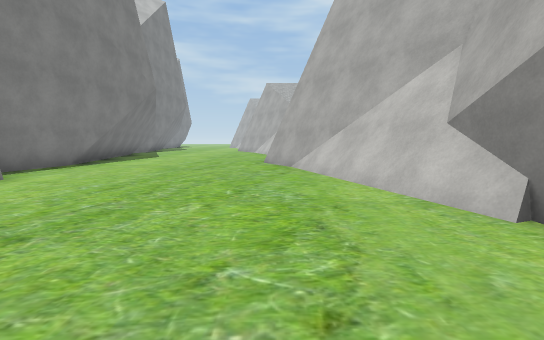
View 1 (above)

22 first-person views from a walk through a Unity game level. The camera is 1.4 m above the floor, tilts 6° down and sees 90° across. The floor is counted in squares, 2 m on a side. Each view is taken from the middle of a square. On the plan, view 1 faces up. The plan holds only what a view shows up to about 9 squares ahead; the rest is blank. The place goes on beyond the plan. The player character is not drawn. Some surface patterns are stand-ins.

View 2
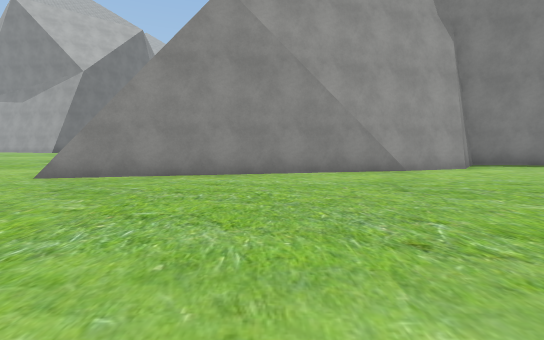

View 3
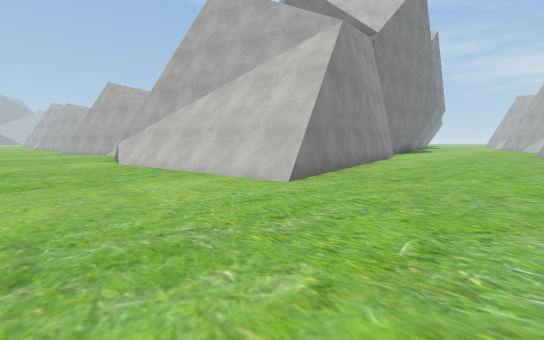

View 4
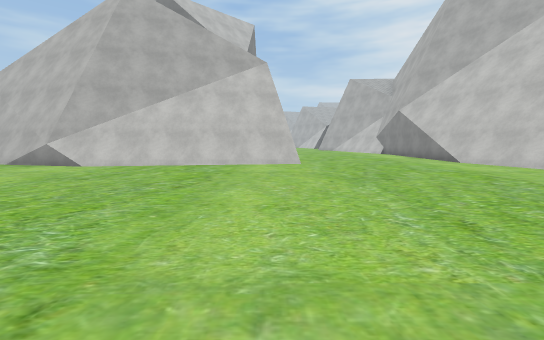

View 5
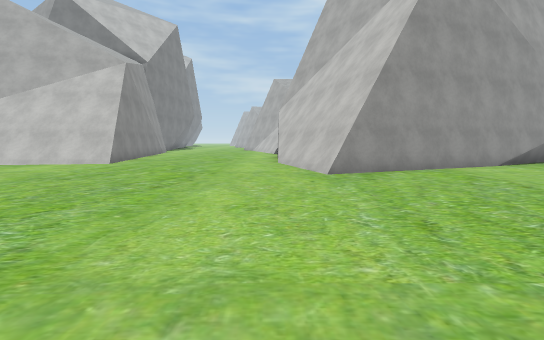

View 6
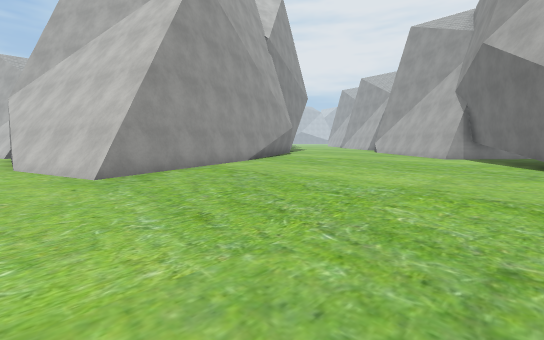

View 7
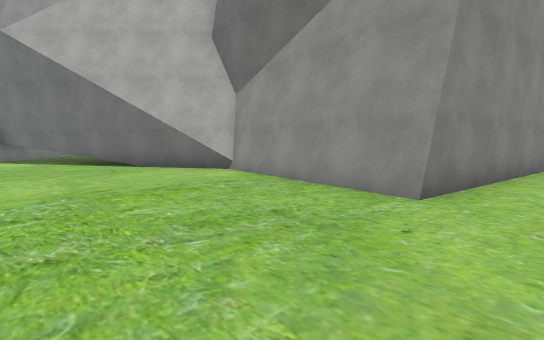

View 8
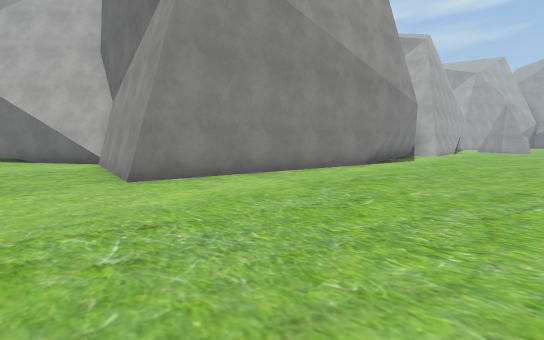

View 9
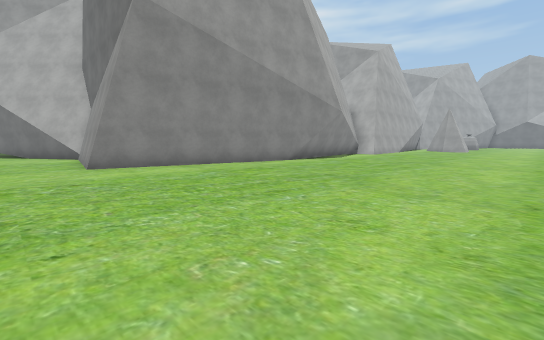

View 10
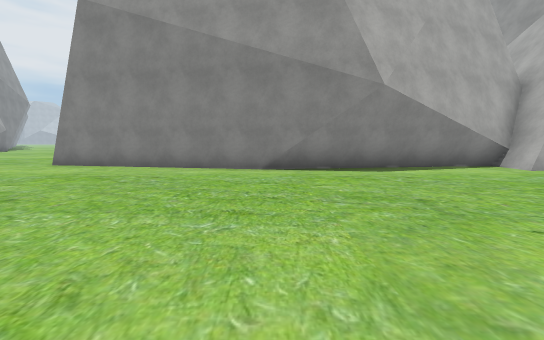

View 11
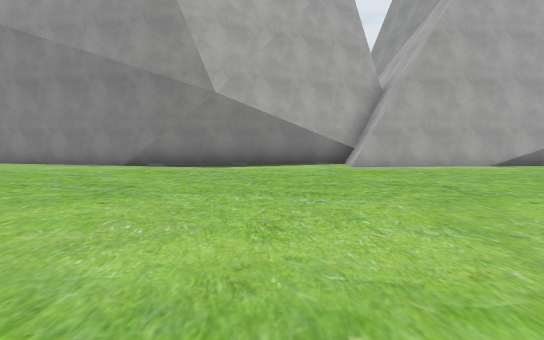

View 12
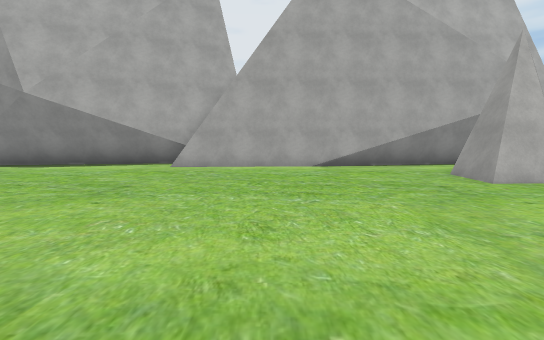

View 13
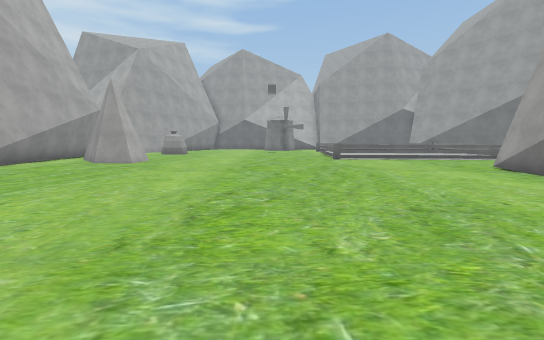

View 14
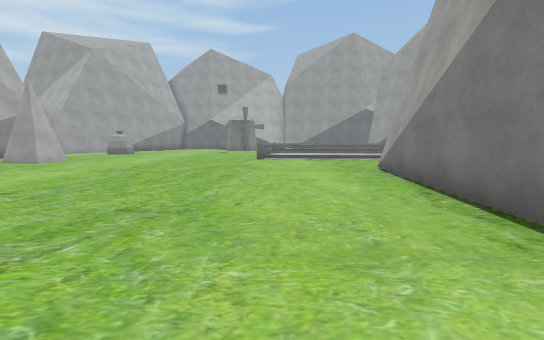

View 15
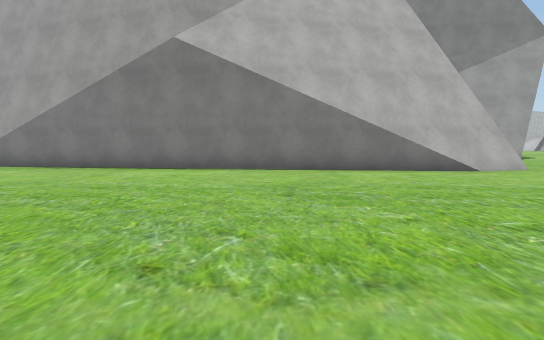

View 16
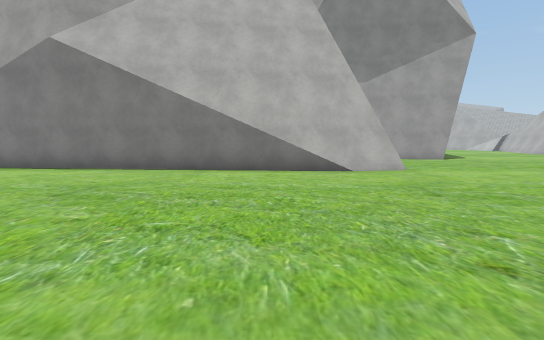

View 17
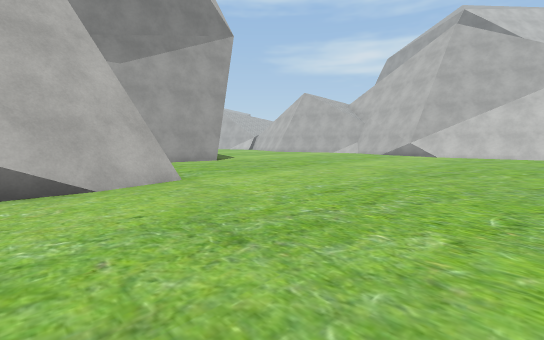

View 18
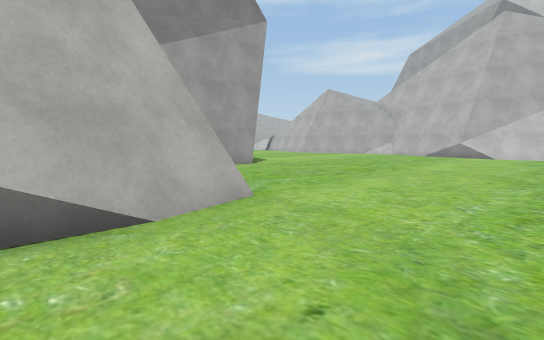

View 19
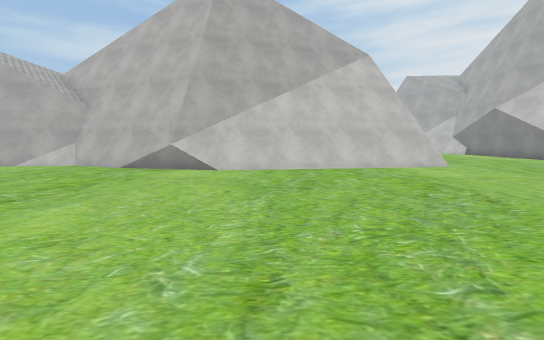

View 20
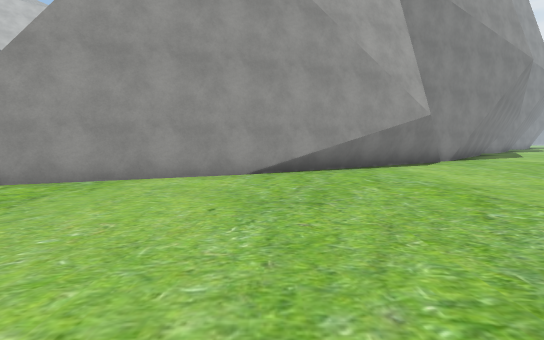

View 21
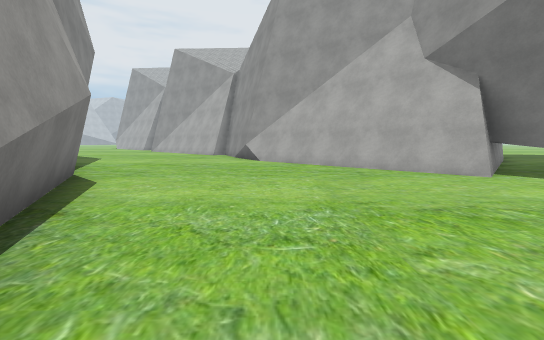

View 22
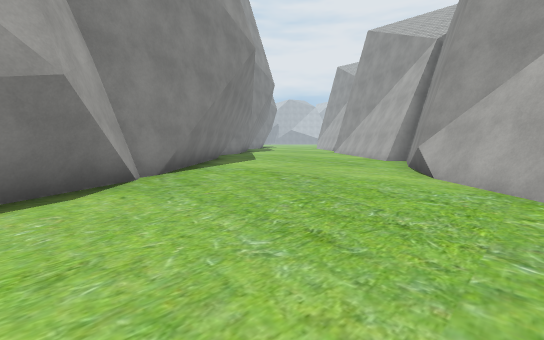

### Floor plan
Points are (right, up) in squares from view 1. A wall is a line through its corners. A room is listed if a view was taken in it or the views show most of it. See-through windows are left out.
Room 1 (views 1, 2, 3, 4, 5, 6, 7, 8, 9, 10, 11, 12, 13, 14, 15, 16, 17, 18, 19, 20, 21, 22)
walls: (3.6, -7.1) (2.1, -2.3); (7.5, -15.2) (15.3, -11); (-3.2, -4.1) (-10.5, -5.2); (-3.2, -4) (-10.4, -5); (-10.9, -16.7) (-10.3, -19.9); (-11.1, -17) (-10.5, -20); (-10.4, -18.7) (-11.7, -32); (-8.9, -4.6) (-10.2, -4.8); (-9.6, -5.3) (-11.5, -4.9); (-10.1, -4.8) (-10.6, -5) (-13.5, -3.7); (2.3, -26.9) (1.6, -21.8) (3, -14.6) (7.8, -15.3) (8.5, -14.5); (11.4, -4) (3.4, -7.1); (1.6, -27.7) (2.7, -27.8) (2.4, -27.1); (2.6, -27.6) (1.6, -20.8); (14.6, -10.4) (19.8, -4.9) (22.5, -4); (2.3, 2.2) (2.3, 3.5); (2.4, 2.3) (0.8, 7.3); (2.4, 3) (1.3, 6.7); (17.9, -13.4) (14.4, -10.3); (14.6, -2.1) (8.8, -5.3); (-4.9, 5.1) (-3.3, -3.8) (-4.3, -3.9); (1.4, 6.4) (0.4, 8.2); (19.3, -5.2) (20.7, -4.5); (-11.5, -30.4) (-11.9, -32); (19.5, -5.4) (19.8, -4.9); (1.9, -34) (1.7, -27.5); (0.3, 8.4) (0, 9.1); (2.2, -34.6) (1.6, -31.5); (18, 0.8) (16.2, -0.9) (14.7, -1.6) (14.1, -2.6); (17.9, 1) (15.5, -1.3); (-5.7, 9.1) (-6.1, 5.9) (-5.1, 5) (-4.4, 2.4)
low walls: (3.4, -7.1) (2.2, -3.2); (-3.4, -4.4) (-9.6, -5.3); (-11.2, -5) (-13.5, -4); (1.7, -27.5) (2.6, -27.6); (14.4, -10.3) (19, -5.5); (-6.2, 9) (-5.9, 8); (-5.6, 9.2) (-5.4, 8.4)
objects: tent (-1, -34) to (0, -34)

Where each view was taken, in squares from view 1:
view 1: 0 up, 0 right, facing up
view 2: 0 up, 2 right, facing left
view 3: 8 down, 0 right, facing up-left
view 4: 13 down, 4 left, facing up
view 5: 13 down, 2 right, facing up
view 6: 13 down, 2 right, facing up-right
view 7: 11 down, 2 right, facing down-right
view 8: 13 down, 2 left, facing down-right
view 9: 13 down, 5 left, facing down-right
view 10: 21 down, 5 left, facing right
view 11: 25 down, 6 left, facing right
view 12: 30 down, 6 left, facing right
view 13: 25 down, 6 left, facing down
view 14: 25 down, 9 left, facing down
view 15: 23 down, 4 left, facing left
view 16: 20 down, 4 left, facing left
view 17: 19 down, 6 left, facing up-left
view 18: 19 down, 8 left, facing up-left
view 19: 12 down, 8 left, facing up
view 20: 11 down, 9 right, facing up
view 21: 6 down, 9 right, facing right
view 22: 7 down, 13 right, facing up-right
